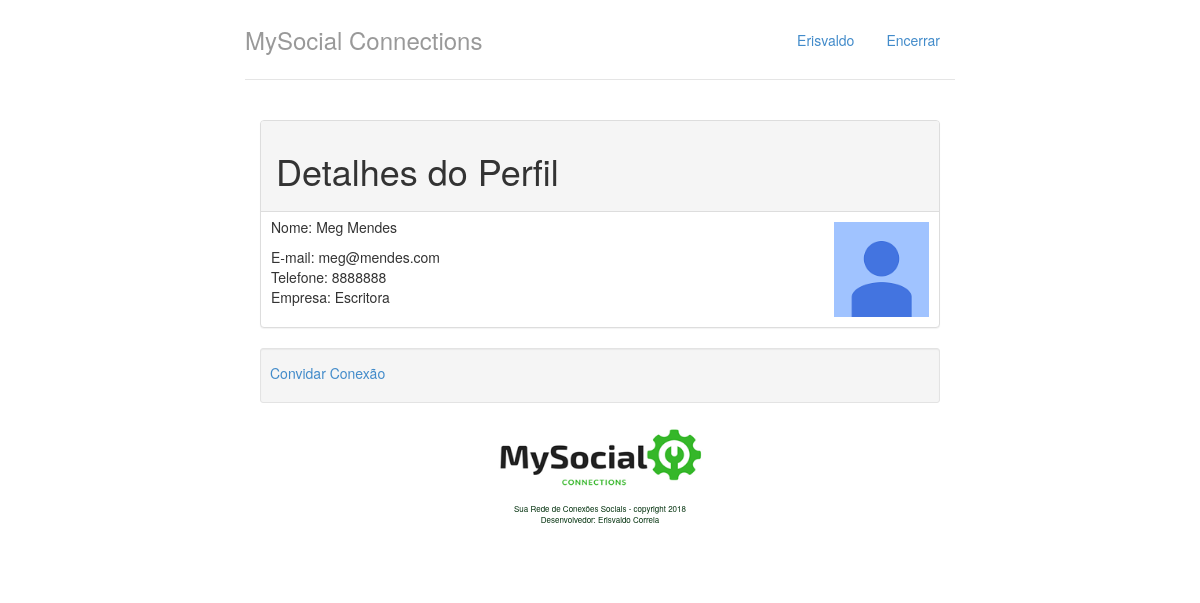
/perfil/2/, run on an earlier commit of the app's database.
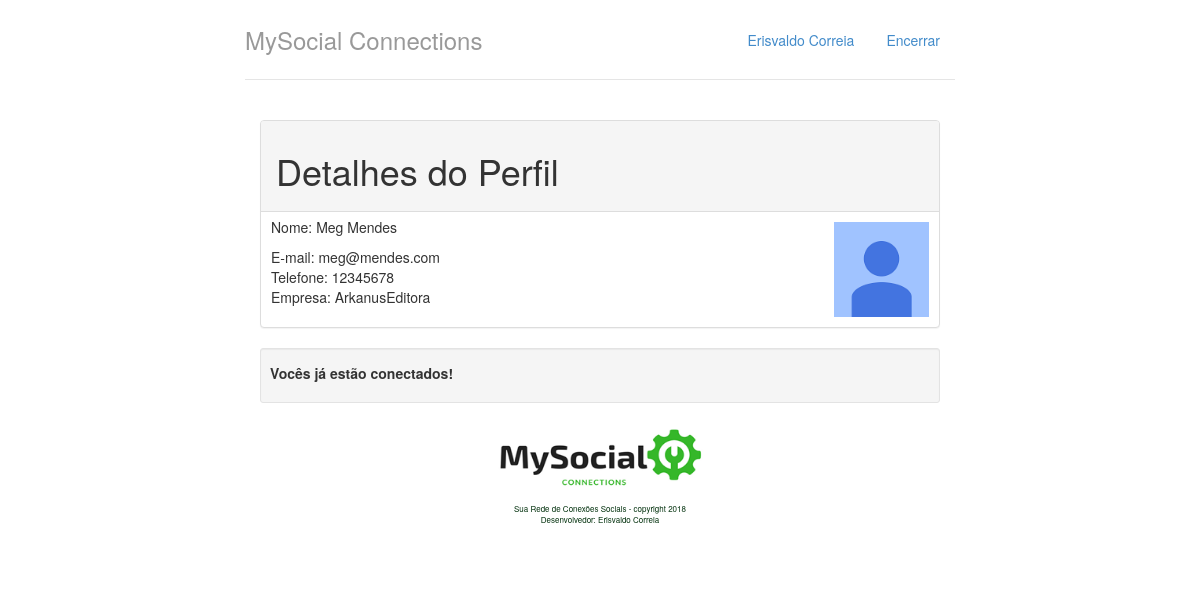
And on a later commit of the database.
### perfis/models.py (models this page shows, shortened)
class Perfil(models.Model):
    nome = models.CharField(max_length=255, null=False)
    email = models.CharField(max_length=255, null=False)
    telefone = models.CharField(max_length=15, null=False)
    empresa = models.CharField(max_length=50, null=False)
    contatos = models.ManyToManyField('self')

### perfis/views.py (the view)
# urls.py: path('perfil/<int:perfil_id>/', views.exibir, name='exibir'),
def exibir(request, perfil_id):
    perfil = Perfil.objects.get(id = perfil_id)
    perfil_logado = get_perfil_logado(request)
    conectados = perfil in perfil_logado.contatos.all()
    return render(request, 'perfis/perfil.html',
        {
            'perfil' : perfil ,
            'perfil_logado' : get_perfil_logado(request) ,
            'conectados' : conectados
        })

### perfis/views.py (called while the page is built)
def get_perfil_logado(request):
    return Perfil.objects.get(id=1)

### perfis/templates/perfis/perfil.html
{% extends "perfis/base.html" %}
{% load staticfiles %}
{% block body %}
<div class="col-lg-12">
<div class="panel panel-default">
    <div class="panel-heading">
        <h1>Detalhes do Perfil</h1>
    </div>
    <img src="{% static "img/photo.jpg" %}"
        class="pull-right"
        style="padding-top: 10px; padding-right: 10px"
        width="105" height="105">
    <p style="padding-top: 5px; padding-left: 10px">
        Nome: {{ perfil.nome }}
    </p>
    <address style="padding-left: 10px">
        E-mail: {{ perfil.email }}<br>
        Telefone: {{ perfil.telefone }}<br>
        Empresa: {{ perfil.empresa }}<br>
    </address>
</div>
</div>
<div class="col-lg-12">
    <div class="well well-sm">
        {% if conectados %}
            <p style="padding-top: 5px">
                <strong>Vocês já estão conectados!</strong>
            </p>
        {% else %}
            <p style="padding-top: 5px">
                <a href="{% url 'convidar' perfil.id %}">
                    Convidar Conexão
                </a>
            </p>
    {% endif %}
</div>
</div>
{% endblock %}

### perfis/templates/perfis/base.html (shortened to what this page needs)
{% load staticfiles %}
<!DOCTYPE html>
<html lang="pt-br">
<head>
    <link rel="stylesheet" href="{% static "styles/bootstrap.css"%}">
    <link rel="stylesheet" href="{% static "styles/main.css"%}">
</head>
<body>
    <div class="container">
        <div class="header">
            <ul class="nav nav-pills pull-right">
                <li><a href="{% url "index" %}"> {{ perfil_logado.nome }} </a></li>
                <li><a href="/logout/"> Encerrar </a></li>
            </ul>
            <h3 class="text-muted">MySocial Connections</h3>
        </div>
        <div class="row content">
            {% block body %}
            {% endblock %}
            <p class="imgcenter">
                <img src="{% static "img/MySocialLogoSmall.png" %}" width="230" height="70">
            </p>
            <p class="imgcenter" style="font-size: 8px">
                Sua Rede de Conexões Sociais - copyright 2018<br>
                Desenvolvedor: Erisvaldo Correia
            </p>
        </div>
    </div>
</body>
</html>

What changed in the data, as far as the page shows it:
changed Perfil: nome "Erisvaldo" → "Erisvaldo Correia"
changed Perfil "Meg Mendes": telefone "8888888" → "12345678"; empresa "Escritora" → "ArkanusEditora"
Also different on the page:
text no longer shown: "Convidar Conexão"
text now shown: "Vocês já estão conectados!"
